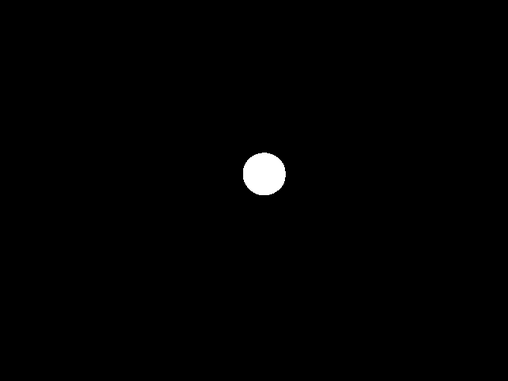
#> input picture Images/Calibration/Ref-img_26cm.png, 508 x 381 px, shrunk from 656 x 492 before the run, found by its file name
$ python test_SIM_vision.py
#> lines starting #> are read from the running program, lines starting #| are printed output that depends on the picture; after the words box and inside, x2 and y2 are one past the last pixel; in counts of white or black regions, pixels touching at a corner belong together
### Vision.py
from array import array
from typing import Tuple
import cv2
from cv2 import Mat
from datetime import datetime
import os
import numpy as np
import imutils
from imutils import perspective
from imutils import contours
from scipy.spatial import distance as dist
import Global_vars as glob

try:
    from pymba import Vimba, VimbaException
    from pymba import Frame
except:
    pass

# CONSTANTS
DEBUG = False


def get_image_from_path(path:str) -> None:
    """ Get Image from specified Path Function.
    Return image Mat and image size (pixels)

    @path parameter has to be a string
    """
    image = cv2.imread(path)
    size = image.shape

    return image, size

# [70 lines left out: functions get_image_Vimba, crop_image, save_image, not called in this run]


def RGB2binary(img: Mat) -> Mat:
    """ RGB to Binary Function.
    Process an RGB image with morphology techniques to convert
    it into a binary array
    @img parameter image (3 dimensions Mat)"""
    #blur image
    img = cv2.medianBlur(img,7)
    #gray scale
    img = cv2.cvtColor(img, cv2.COLOR_BGR2GRAY)
    #treshhold over 1st value will covert to 2nd value
    _ ,img = cv2.threshold(img,18,255,cv2.THRESH_BINARY)
    #arreglo chiquito para hacer operaciones morfologicas
    kernel = np.ones((2,2),np.uint8)
    #filtro de morfología abierto
    img = cv2.morphologyEx(img,cv2.MORPH_OPEN,kernel)
    #transformación NO SE
    #img = cv2.distanceTransform(img,cv2.DIST_L2,5)
    #reducir tamaño de objetos por factor
    _, img =  cv2.threshold(img, 0.05*img.max(),255,0)

    #cambiar formato de u32 a u8
    img = np.uint8(img)

    return img

# [45 lines left out: functions vimba2binary, res_vimba, not called in this run]


def count_objects_AnP(image:Mat) -> Mat:
    """ Count objects: Area and Perimeter Function.
    Count how many objects are detected in the given image, then shows
    the info for each object: Area and Perimeter
    Return an array with all info

    @image parameter Mat
    @show parameter Bool, if true prints values for all objects
    """
    cnts = cv2.findContours(image.copy(), cv2.RETR_EXTERNAL,cv2.CHAIN_APPROX_SIMPLE)
    contourss, _ = cv2.findContours(image, cv2.RETR_EXTERNAL, cv2.CHAIN_APPROX_SIMPLE)
    (contourss, _) = contours.sort_contours(contourss)

    finalContours = []
    i = 0    #contador interno
    # for each contour found
    for cnt in contourss:
        # find its area in pixel
        area = cv2.contourArea(cnt)
        # minimum area value is to be fixed
        if (area > 100 ):
            i = i +1
            perimeter = cv2.arcLength(cnt, True)
            #print(len(approx))
            #finalContours.append([area, perimeter])
            finalContours.append(perimeter)
            if DEBUG:
                print("Area",i,"= ", area)
                print("Perim",i,"= ", round(perimeter,2),"\n")

    cnts = imutils.grab_contours(cnts)
    if DEBUG:
        print("Objects in the image : ", i)

    return finalContours, cnts


def midpoint(ptA, ptB):
	return ((ptA[0] + ptB[0]) * 0.5, (ptA[1] + ptB[1]) * 0.5)


def measure_reference(cnts:array, reference:int) -> int:
    # sort the contours from left-to-right and initialize the
    # 'pixels per metric' calibration variable
    (cnts, _) = contours.sort_contours(cnts)
    for c in cnts:
        # min object size
        if cv2.contourArea(c) < 100:
            continue

        # calculate the rotated box of the contour
        box = cv2.minAreaRect(c)
        box = cv2.boxPoints(box)
        box = np.array(box, dtype="int")
        # order the points in the contour such that they appear
        # in top-left, top-right, bottom-right, and bottom-left
        # order, then draw the outline of the rotated bounding
        # box
        box = perspective.order_points(box)
        # unpack the ordered bounding box, then compute the midpoint
        # between the top-left and top-right coordinates, followed by
        # the midpoint between bottom-left and bottom-right coordinates
        (tl, tr, br, bl) = box
        (tltrX, tltrY) = midpoint(tl, tr)
        (blbrX, blbrY) = midpoint(bl, br)
        # compute the midpoint between the top-left and top-right points,
        # followed by the midpoint between the top-righ and bottom-right
        (tlblX, tlblY) = midpoint(tl, bl)
        (trbrX, trbrY) = midpoint(tr, br)
        # compute the distance between midpoints
        dA = dist.euclidean((tltrX, tltrY), (blbrX, blbrY))
        dB = dist.euclidean((tlblX, tlblY), (trbrX, trbrY))
        # if the pixels per metric has not been initialized, then
        # calculate pixels per metric (in this case cm)
        pixelsPerMetric = (dB / reference)

    return pixelsPerMetric


def measure_objects(image:Mat, cnts:array, px_cm:int) -> Mat:
    # sort the contours from left-to-right and initialize the
    # 'pixels per metric' calibration variable
    (cnts, _) = contours.sort_contours(cnts)
    pixelsPerMetric = px_cm #None
    sizes=[]
    for c in cnts:
        # min object size
        if cv2.contourArea(c) < 100:
            continue

        # calculate the rotated box of the contour
        orig = image
        box = cv2.minAreaRect(c)
        box = cv2.boxPoints(box)
        box = np.array(box, dtype="int")
        # order the points in the contour such that they appear
        # in top-left, top-right, bottom-right, and bottom-left
        # order, then draw the outline of the rotated bounding
        # box
        box = perspective.order_points(box)
        cv2.drawContours(orig, [box.astype("int")], -1, (0, 255, 0), 1)
        # loop over the original points and draw them
        for (x, y) in box:
            cv2.circle(orig, (int(x), int(y)), 2, (0, 0, 255), -1)
        # unpack the ordered bounding box, then compute the midpoint
        # between the top-left and top-right coordinates, followed by
        # the midpoint between bottom-left and bottom-right coordinates
        (tl, tr, br, bl) = box
        (tltrX, tltrY) = midpoint(tl, tr)
        (blbrX, blbrY) = midpoint(bl, br)
        # compute the midpoint between the top-left and top-right points,
        # followed by the midpoint between the top-righ and bottom-right
        (tlblX, tlblY) = midpoint(tl, bl)
        (trbrX, trbrY) = midpoint(tr, br)
        # draw the midpoints on the image
        cv2.circle(orig, (int(tltrX), int(tltrY)), 1, (255, 0, 0), -1)
        cv2.circle(orig, (int(blbrX), int(blbrY)), 1, (255, 0, 0), -1)
        cv2.circle(orig, (int(tlblX), int(tlblY)), 1, (255, 0, 0), -1)
        cv2.circle(orig, (int(trbrX), int(trbrY)), 1, (255, 0, 0), -1)
        # draw lines between the midpoints
        cv2.line(orig, (int(tltrX), int(tltrY)), (int(blbrX), int(blbrY)),
            (255, 0, 255), 1)
        cv2.line(orig, (int(tlblX), int(tlblY)), (int(trbrX), int(trbrY)),
            (255, 0, 255), 1)
        # compute the distance between midpoints
        dA = dist.euclidean((tltrX, tltrY), (blbrX, blbrY))
        dB = dist.euclidean((tlblX, tlblY), (trbrX, trbrY))
        # if the pixels per metric has not been initialized, then
        # calculate pixels per metric (in this case cm)
        #if pixelsPerMetric is None:
            #pixelsPerMetric = dB / reference
        # compute the size of the object
        dimA = dA / pixelsPerMetric
        dimB = dB / pixelsPerMetric
        # draw the object sizes on the image
        cv2.putText(orig, "{:.1f}cm".format(dimA),
            (int(tltrX - 15), int(tltrY - 10)), cv2.FONT_HERSHEY_SIMPLEX,
            0.3, (255, 255, 255), 1)
        cv2.putText(orig, "{:.1f}cm".format(dimB),
            (int(trbrX + 10), int(trbrY)), cv2.FONT_HERSHEY_SIMPLEX,
            0.3, (255, 255, 255), 1)

        DimA = round(dimA,4)
        DimB = round(dimB,4)

        # Populate the sizes list with detected dimensions
        sizes.append([DimA,DimB])

    return orig, sizes

# [19 lines left out: function img_detectSizes, not called in this run]


def calibrate_cam(path_to_img: str, reference: int) -> int:
    img,_ = get_image_from_path(path_to_img)
#> in get_image_from_path, image is the input picture: shape (381, 508, 3); min 0, max 255, mean 1.9
    img = RGB2binary(img)
#> in RGB2binary, `_ ,img = cv2.threshold(img,18,255,cv2.THRESH_BINARY)`: img: shape (381, 508); 0.77% white; 1 white region, box (x1, y1, x2, y2) and area: (243, 152, 286, 196) 1489
#> in RGB2binary, `img = cv2.morphologyEx(img,cv2.MORPH_OPEN,kernel)`: img: shape (381, 508); 0.77% white; 1 white region
    _, cnts = count_objects_AnP(img)
#> in count_objects_AnP, `cnts = cv2.findContours(image.copy(), cv2.RETR_EXTERNAL,cv2.CHAIN_APPR..`: cnts = 1 contour; box (x1, y1, x2, y2) and area: (244, 153, 287, 197) 1428
#> in count_objects_AnP, `contourss, _ = cv2.findContours(image, cv2.RETR_EXTERNAL, cv2.CHAIN_AP..`: contourss has the same summary as cnts
#> the loop in count_objects_AnP, `for cnt in contourss:` made 1 pass
#> (area, i, perimeter) on pass 1: (1427.5, 1, 141.3)
#> after the loop in count_objects_AnP, `for cnt in contourss:`: finalContours = [141.3]; i = 1
    px_m = measure_reference(cnts,reference)
#> the loop in measure_reference, `for c in cnts:` made 1 pass
#> (tl, tr, br, bl, tltrX, tltrY, blbrX, blbrY) on pass 1: ([244, 153], [286, 153], [286, 196], [244, 196], 265, 153, 265, 196)
#> px_m = 15.38

    return px_m

### test_SIM_vision.py
import Vision as vs
import cv2

px_cm = vs.calibrate_cam('Images\Calibration\Ref-img_26cm.png',2.73)
#> px_cm = 15.38

og, _ = vs.get_image_from_path('Images\ParaChristian\Ref-img_26cm_31_05_2022__19h-27m-41s.png')
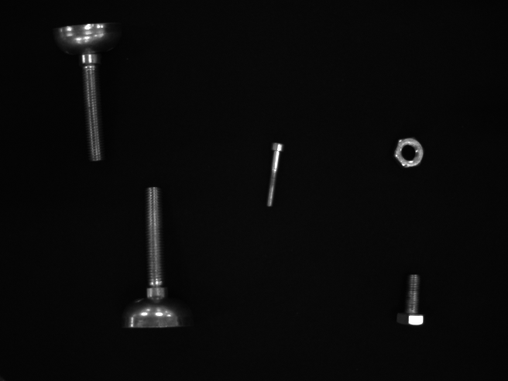
#> input picture Images/ParaChristian/Ref-img_26cm_31_05_2022__19h-27m-41s.png, 508 x 381 px, shrunk from 656 x 492 before the run, found by its file name
#> in get_image_from_path, image is the input picture: shape (381, 508, 3); min 2, max 255, mean 10
bn= vs.RGB2binary(og)
#> in RGB2binary (call 2), `_ ,img = cv2.threshold(img,18,255,cv2.THRESH_BINARY)`:
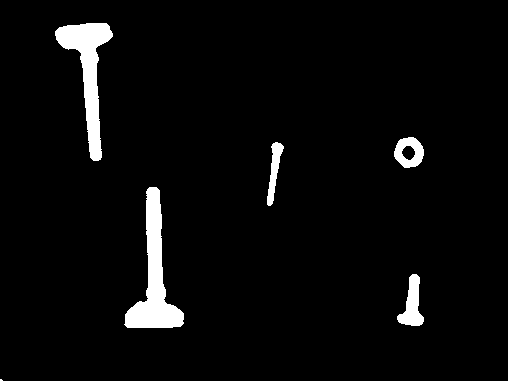
#> img: shape (381, 508); 4% white; 6 white regions (1 under 20 px), largest, box (x1, y1, x2, y2) and area: (124, 187, 184, 328) 3105, (55, 23, 113, 161) 2772, (397, 274, 424, 326) 731, (394, 137, 424, 168) 585, (267, 142, 284, 206) 482
#> in RGB2binary (call 2), `img = cv2.morphologyEx(img,cv2.MORPH_OPEN,kernel)`:
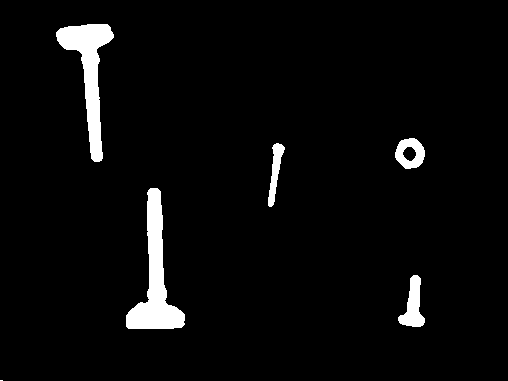
#> img: shape (381, 508); 4% white; 6 white regions (1 under 20 px)
# [4 lines of commented-out code are left out]

_, cnts = vs.count_objects_AnP(bn)
#> in count_objects_AnP (call 2), `cnts = cv2.findContours(image.copy(), cv2.RETR_EXTERNAL,cv2.CHAIN_APPR..`: cnts = 6 contours, 1 with area under 20; largest, box (x1, y1, x2, y2) and area: (126, 188, 185, 329) 2922, (56, 24, 114, 162) 2595, (395, 138, 425, 169) 674, (398, 275, 425, 327) 666, (268, 143, 285, 207) 414
#> in count_objects_AnP (call 2), `contourss, _ = cv2.findContours(image, cv2.RETR_EXTERNAL, cv2.CHAIN_AP..`: contourss has the same summary as cnts
#> the loop in count_objects_AnP (call 2), `for cnt in contourss:` made 6 passes
#> (area, perimeter) on passes 2 to 6: (2595, 368.2), (2921.5, 381.1), (414.5, 145), (674.5, 97.5), (666.5, 139.8)
im, sizes = vs.measure_objects(og,cnts,px_cm)
#> in measure_objects, `pixelsPerMetric = px_cm`: pixelsPerMetric = 15.38
#> the loop in measure_objects, `for c in cnts:` made 6 passes
#> (tl, tr, br, bl, tltrX, tltrY, blbrX, blbrY) on passes 2 to 6: ([54, 29], [107, 14], [145, 147], [92, 162], 80.5, 21.5, 118.5, 154.5), ([126, 188], [184, 188], [184, 328], [126, 328], 155, 188, 155, 328), ([272, 142], [284, 143], [279, 206], [267, 205], 278, 142.5, 273, 205.5), ([409, 131], [430, 153], [410, 173], [389, 151], 419.5, 142, 399.5, 162), ([398, 275], [424, 275], [424, 326], [398, 326], 411, 275, 411, 326)
#> c on pass 1: [[0, 380], [2, 380]]
#> after the loop in measure_objects, `for c in cnts:`:
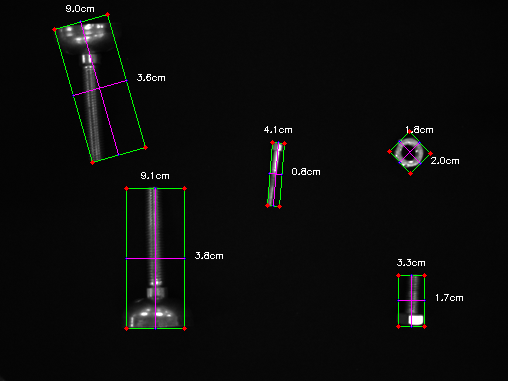
#> orig: shape (381, 508, 3); mean B, G, R 11.4, 11.9, 11.7
#> after the loop in measure_objects, `for c in cnts:`: sizes = [[8.99, 3.58], [9.1, 3.77], [4.11, 0.783], [1.84, 1.98], [3.31, 1.69]]

cv2.imshow('cal', im)

cv2.waitKey(0)


cv2.destroyAllWindows()
